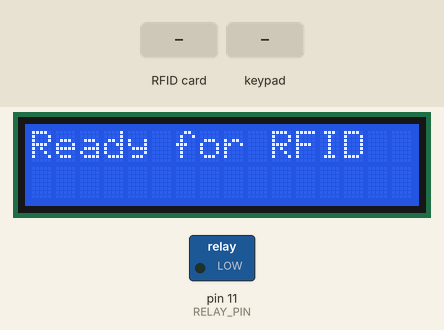
A sketch run on a simulated Arduino Mega 2560, built with avr-gcc and run on an emulated ATmega2560. On the bench: 16×2 character LCD, switched loads named in the sketch (green lamp = pin HIGH). The inputs (shaded band) are chosen by the test bench. Pins used as bus, display or sensor lines are not drawn; what the sketch prints to the serial monitor is not drawn.

Above: at 1.3 s.
1.4 s: RFID card 5E 7A 19 C4 held to the reader
At 2.6 s:
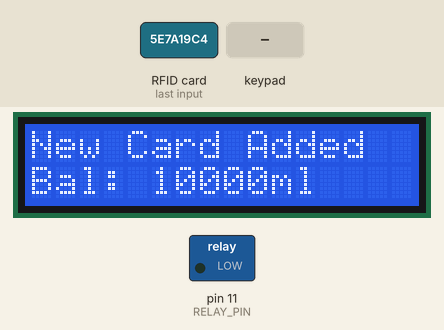
At 5.1 s:
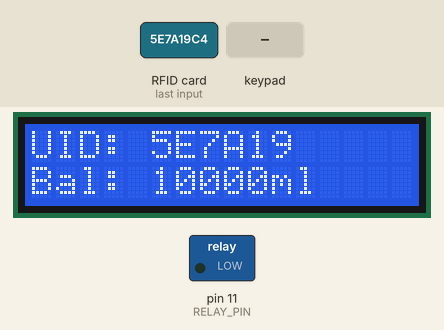
7.1 s: keypad keys 7 8 4 2 # pressed 1.5 s apart
At 7.8 s:
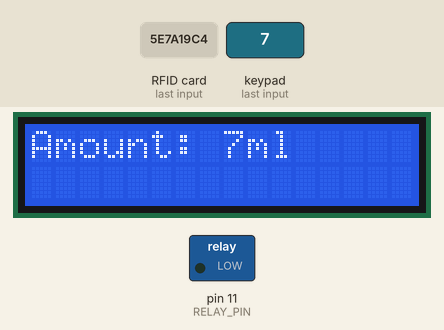
Timing chart, 0 to 16.6 s (numbered marks = the images above; inputs shaded):
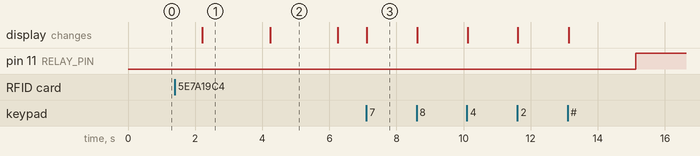

Measured:
- after the input at 1.4 s, the display: changes after 0.81 s (image 1)
- after the input at 7.1 s, pin 11 (RELAY_PIN): LOW → HIGH after 8.0 s; the display: changes at once (image 3)
- what the display in image 1 shows lasts 2.0 s, from 2.2 s to 4.2 s

The sketch:

pump_new.ino
```cpp
#include <Wire.h>
#include <LiquidCrystal_I2C.h>
#include <SPI.h>
#include <MFRC522.h>
#include <Keypad.h>

#define NodeMCU Serial1  // Use Serial1 for Mega TX/RX (Pins 18, 19)

// RFID Setup
#define SS_PIN 53
#define RST_PIN 9
MFRC522 rfid(SS_PIN, RST_PIN);

// LCD Setup
LiquidCrystal_I2C lcd(0x27, 16, 2);

// Keypad Setup
const byte ROWS = 4, COLS = 4;
char keys[ROWS][COLS] = { {'1', '2', '3', 'A'}, {'4', '5', '6', 'B'}, {'7', '8', '9', 'C'}, {'*', '0', '#', 'D'} };
byte rowPins[ROWS] = {A0, A1, A2, A3};
byte colPins[COLS] = {7, 8, 4, 2};
Keypad keypad = Keypad(makeKeymap(keys), rowPins, colPins, ROWS, COLS);

// Relay Setup
#define RELAY_PIN 11
#define FLOW_RATE_MS_PER_ML 40

struct CardData {
  String uid;
  int balance;
};
CardData cards[100];
int numCards = 0;

void setup() {
  Serial.begin(9600);
  NodeMCU.begin(9600);

  lcd.init();
  lcd.backlight();
  lcd.clear();
  lcd.print("Initializing...");

  SPI.begin();
  rfid.PCD_Init();

  pinMode(RELAY_PIN, OUTPUT);
  digitalWrite(RELAY_PIN, LOW);

  lcd.clear();
  lcd.print("Ready for RFID");
}

void loop() {
  int cardIndex = authenticateUser();
  if (cardIndex != -1) {
    startDispensing(cardIndex);
  }
  delay(2000);
}

int authenticateUser() {
  if (rfid.PICC_IsNewCardPresent() && rfid.PICC_ReadCardSerial()) {
    String cardUID = "";
    for (byte i = 0; i < rfid.uid.size; i++) {
      cardUID += String(rfid.uid.uidByte[i] < 0x10 ? "0" : "") + String(rfid.uid.uidByte[i], HEX);
    }
    cardUID.toUpperCase();

    Serial.print("Card UID: ");
    Serial.println(cardUID);
    lcd.clear();

    int cardIndex = -1;
    for (int i = 0; i < numCards; i++) {
      if (cards[i].uid == cardUID) {
        cardIndex = i;
        break;
      }
    }

    if (cardIndex == -1) {
      if (numCards < 100) {
        cards[numCards].uid = cardUID;
        cards[numCards].balance = 10000;
        cardIndex = numCards;
        numCards++;

        Serial.println("New Card Registered with 10000ml Balance");
        lcd.print("New Card Added");
        lcd.setCursor(0, 1);
        lcd.print("Bal: 10000ml");
        delay(2000);
      } else {
        lcd.print("Memory Full!");
        delay(2000);
        return -1;
      }
    }

    lcd.clear();
    lcd.print("UID: ");
    lcd.print(cardUID.substring(0, 6));
    lcd.setCursor(0, 1);
    lcd.print("Bal: ");
    lcd.print(cards[cardIndex].balance);
    lcd.print("ml");
    delay(2000);

    return cardIndex;
  }
  return -1;
}

void startDispensing(int cardIndex) {
  lcd.clear();
  lcd.print("Enter ml:");

  String amountStr = "";
  while (true) {
    char key = keypad.getKey();
    if (key) {
      if (key == '#') break;
      else if (key == '*') amountStr = "";
      else amountStr += key;
      lcd.clear();
      lcd.print("Amount: " + amountStr + "ml");
    }
  }

  int fuelAmountML = amountStr.toInt();

  if (fuelAmountML <= 0) {
    lcd.clear();
    lcd.print("Invalid Input!");
    delay(2000);
    return;
  }

  if (fuelAmountML > cards[cardIndex].balance) {
    lcd.clear();
    lcd.print("Insufficient Funds!");
    delay(2000);
    return;
  }

  cards[cardIndex].balance -= fuelAmountML;

  lcd.clear();
  lcd.print("Dispensing:");
  lcd.setCursor(0, 1);
  lcd.print(fuelAmountML);
  lcd.print("ml");
  delay(2000);

  digitalWrite(RELAY_PIN, HIGH);
  delay(fuelAmountML * FLOW_RATE_MS_PER_ML);
  digitalWrite(RELAY_PIN, LOW);

  delay(500);

  digitalWrite(RELAY_PIN, HIGH);
  delay(200);
  digitalWrite(RELAY_PIN, LOW);

  lcd.clear();
  lcd.print("UID: ");
  lcd.print(cards[cardIndex].uid.substring(0, 6));
  lcd.setCursor(0, 1);
  lcd.print("D:");
  lcd.print(fuelAmountML);
  lcd.print("ml B:");
  lcd.print(cards[cardIndex].balance);
  lcd.print("ml");
  delay(4000);

  String dataToSend = cards[cardIndex].uid + "," + String(fuelAmountML) + "," + String(cards[cardIndex].balance);
  NodeMCU.println(dataToSend);
  Serial.println("DISPENSED: " + dataToSend);

  rfid.PICC_HaltA();
  lcd.clear();
  lcd.print("Ready for RFID");
}
```
